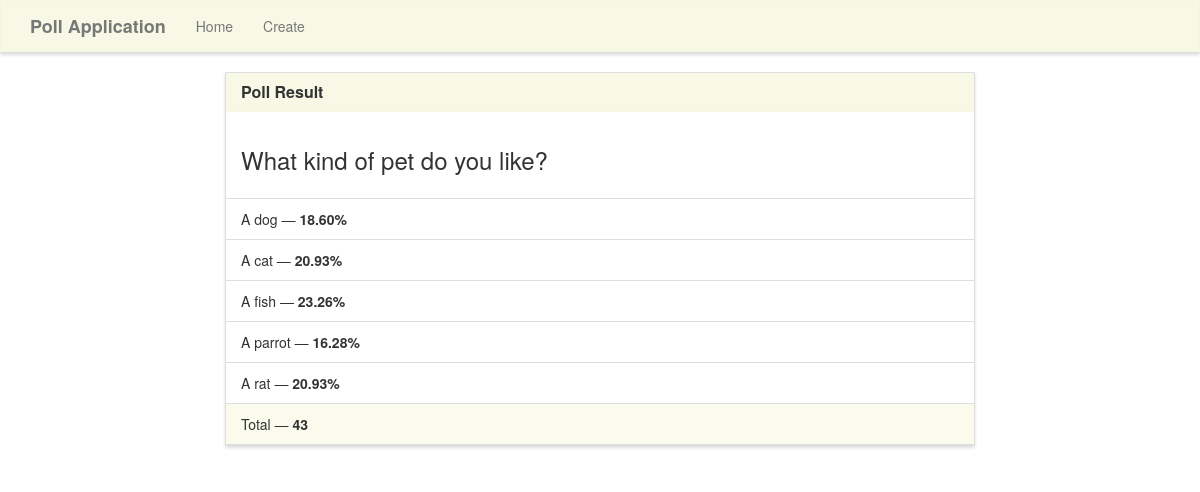
Page /results/7/ on the committed database.
### polls/models.py (models this page shows, shortened)
class Poll(models.Model):
    TYPES_OF_POLLS = (
        ('text', 'Text'),
        ('select_one', 'Select One'),
        ('select_multiple', 'Select Multiple'),
    )
    question = models.CharField(max_length=200)
    start = models.DateField(null=True, blank=True)
    finish = models.DateField(null=True, blank=True)
    description = models.TextField(max_length=4000, null=True, blank=True)
    type = models.CharField(max_length=50, choices=TYPES_OF_POLLS, verbose_name='Types of polls', default='text')
    @property
    def total(self):
        return Option.objects.filter(poll__id=self.id).aggregate(Sum('count'))['count__sum']

class Option(models.Model):
    poll = models.ForeignKey(Poll, on_delete=models.CASCADE)
    text = models.CharField(max_length=30, null=True, blank=True)
    count = models.IntegerField(default=0)
    @property
    def percent(self):
        number = int(self.count)/int(self.poll.total)*100
        def toFixed(numObj, digits=0):
            return f"{numObj:.{digits}f}"
        if number==float(int(number)):
            return toFixed(number, digits=0)
        else:
            return toFixed(number, digits=2)

### polls/views.py (the view)
# urls.py: path('results/<poll_id>/', polls_views.results, name='results'),
def results(request, poll_id):
    poll = Poll.objects.get(pk=poll_id)
    options = Option.objects.filter(poll=poll_id)
    context = {
        'poll': poll,
        'options': options
    }
    return render(request, 'polls/results.html', context)

### polls/templates/polls/results.html (shortened to what this page needs)
{% extends "polls/base.html" %}
{% block main %}
<div class="row">
    <div class="col-lg-8 col-lg-offset-2">
        <div class="panel panel-default">
            <div class="panel-heading">
                <h3 class="panel-title">Poll Result</h3>
            </div>
            <div class="panel-body">
                <h3>{{ poll.question }}</h3>
            </div>
            <ul class="list-group">
                {% for option in options %}
                <li class="list-group-item">{{ option.text }} &mdash; <strong>{{ option.percent }}%</strong></li>
                {% endfor %}
            </ul>
            <div class="panel-footer">
                Total &mdash; <strong>{{ poll.total }}</strong>
            </div>
        </div>
    </div>
</div>
{% endblock %}

### polls/templates/polls/base.html (shortened to what this page needs)
{% load static %}
<!DOCTYPE html>
<html lang="en">
    <head>
        <link rel="stylesheet" href="https://maxcdn.bootstrapcdn.com/bootstrap/3.3.7/css/bootstrap.min.css">
        <link rel="stylesheet" type="text/css" href="{% static 'style.css' %}" />
    </head>
    <body>
        <nav class="navbar navbar-default" role="navigation">
            <div class="container">
                <div class="navbar-header">
                    <a class="navbar-brand" href="{% url 'home' %}">Poll Application</a>
                </div>
                <div class="collapse navbar-collapse navbar-ex1-collapse">
                    <ul class="nav navbar-nav">
                        <li><a href="{% url 'home' %}">Home</a></li>
                        <li><a href="{% url 'create' %}">Create</a></li>
                    </ul>
                </div>
            </div>
        </nav>
        <div class="container">
            {% block main %}{% endblock %}
        </div>
    </body>
</html>

### polls/static/style.css (style rules this page uses)
.navbar-default, .btn, .form-control, .panel { border-radius: 0; }
.navbar-default { background-color: rgba(245, 245, 220, .7); border-color: rgba(245, 245, 220, .6); box-shadow: 0px 3px 3px 0px #ddd; }
.panel-default > .panel-heading { color: #333; background-color: rgba(245, 245, 220, .7); border-color: rgba(245, 245, 220, .6); border-top-left-radius: 0; border-top-right-radius: 0; }
.panel-footer { background-color: rgba(245, 245, 220, .5); border-color: rgba(245, 245, 220, .4); }
.panel { box-shadow: 0px 3px 3px 0px #ddd; }
a.navbar-brand, .panel-title { font-weight: bolder; }

### rows in the picture
Poll: question "What kind of pet do you like?", total "43"
Option: text "A dog", percent "18.60"
Option: text "A cat", percent "20.93"
Option: text "A fish", percent "23.26"
Option: text "A parrot", percent "16.28"
Option: text "A rat", percent "20.93"
